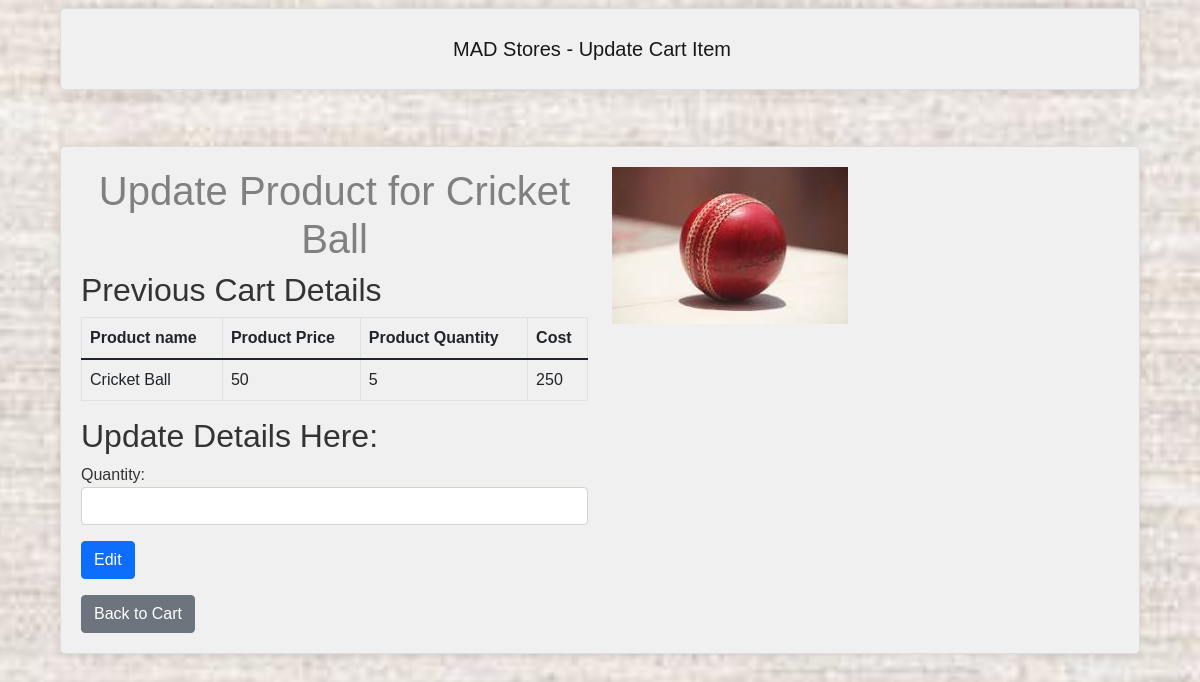
Page /user/cart/update/1 on the committed database.
### models.py (models this page shows)
class User_cart(db.Model):
    entry_id=db.Column(db.Integer,auto_increment=True,primary_key=True)
    username = db.Column(db.String(50),nullable=False)
    product_id = db.Column(db.Integer,nullable=False)
    product_name = db.Column(db.String(50), nullable=False)
    quantity = db.Column(db.Integer, nullable=False)
    unit_cost = db.Column(db.Integer)  # No need to specify ForeignKey for unit_cost
    cost = db.Column(db.Integer, nullable=False)
    category=db.Column(db.String(50),nullable=False)
    image_url=db.Column(db.String(100),nullable=False)

### app.py (the view, shortened to what this page needs)
@app.route('/user/cart/update/<int:id>',methods=['GET','POST'])
def update_item(id):
    item=User_cart.query.filter_by(entry_id=id).first()
    if item:
        if request.method=='GET':
            return render_template('update_item.html',item=item,message=1)
    else:
        return str(id)+"failed"

### templates/update_item.html (shortened to what this page needs)
<!DOCTYPE html>
<html lang="en">
<head>
    <link href="https://cdn.jsdelivr.net/npm/bootstrap@5.1.3/dist/css/bootstrap.min.css" rel="stylesheet">
    <link rel="stylesheet" href="{{ url_for('static', filename='style.css') }}">
</head>
<body>
    <nav class="navbar navbar-expand-lg navbar-light fixed-top">
        <div class="container justify-content-center">
            <a class="navbar-brand" href="#">MAD Stores - Update Cart Item</a>
        </div>
    </nav>
    <div class="container content-container">
        <div class="row">
            <div class="col-md-6">
                <h1>Update Product for {{ item.product_name }}</h1>
                <h2>Previous Cart Details</h2>
                <table class="table table-bordered">
                    <thead>
                        <tr>
                            <th>Product name</th>
                            <th>Product Price</th>
                            <th>Product Quantity</th>
                            <th>Cost</th>
                        </tr>
                    </thead>
                    <tbody>
                        <tr>
                            <td>{{ item.product_name }}</td>
                            <td>{{ item.unit_cost }}</td>
                            <td>{{ item.quantity }}</td>
                            <td>{{ item.cost }}</td>
                        </tr>
                    </tbody>
                </table>
                <h2>Update Details Here:</h2>
                <form action="/user/cart/update/{{ item.entry_id }}" method="post" class="update-form">
                    <div class="mb-3">
                        <label for="quantity">Quantity:</label>
                        <input type="number" name="quantity" id="quantity" class="form-control">
                    </div>
                    <input type="submit" value="Edit" class="btn btn-primary">
                </form>
                <a href="/user/cart" class="btn btn-secondary mt-3">Back to Cart</a>
            </div>
            <div class="col-md-6">
                <div class="product-image">
                    <img src="{{ item.image_url }}" alt="{{ item.product_name }}" class="img-fluid h-100">
                </div>
            </div>
        </div>
    </div>
</body>
</html>

### static/style.css (style rules this page uses)
body { font-family: Arial, sans-serif; color: #333; background-color: #f0f0f0; background-image: url("/static/container_background.jpg"); background-repeat: no-repeat; background-size: 140%; background-position: center; display: flex; justify-content: center; align-items: center; height: 100vh; }
h1 { text-align: center; color: grey; }
.container { max-width: 90%; margin: 0 auto; padding: 20px; border: 1px solid #ddd; border-radius: 5px; box-shadow: 0 0 10px rgba(0, 0, 0, 0.1); background-color: #f0f0f0; }

### rows in the picture
User_cart: product_name "Cricket Ball", unit_cost "50", quantity "5", cost "250", image_url (picture)
